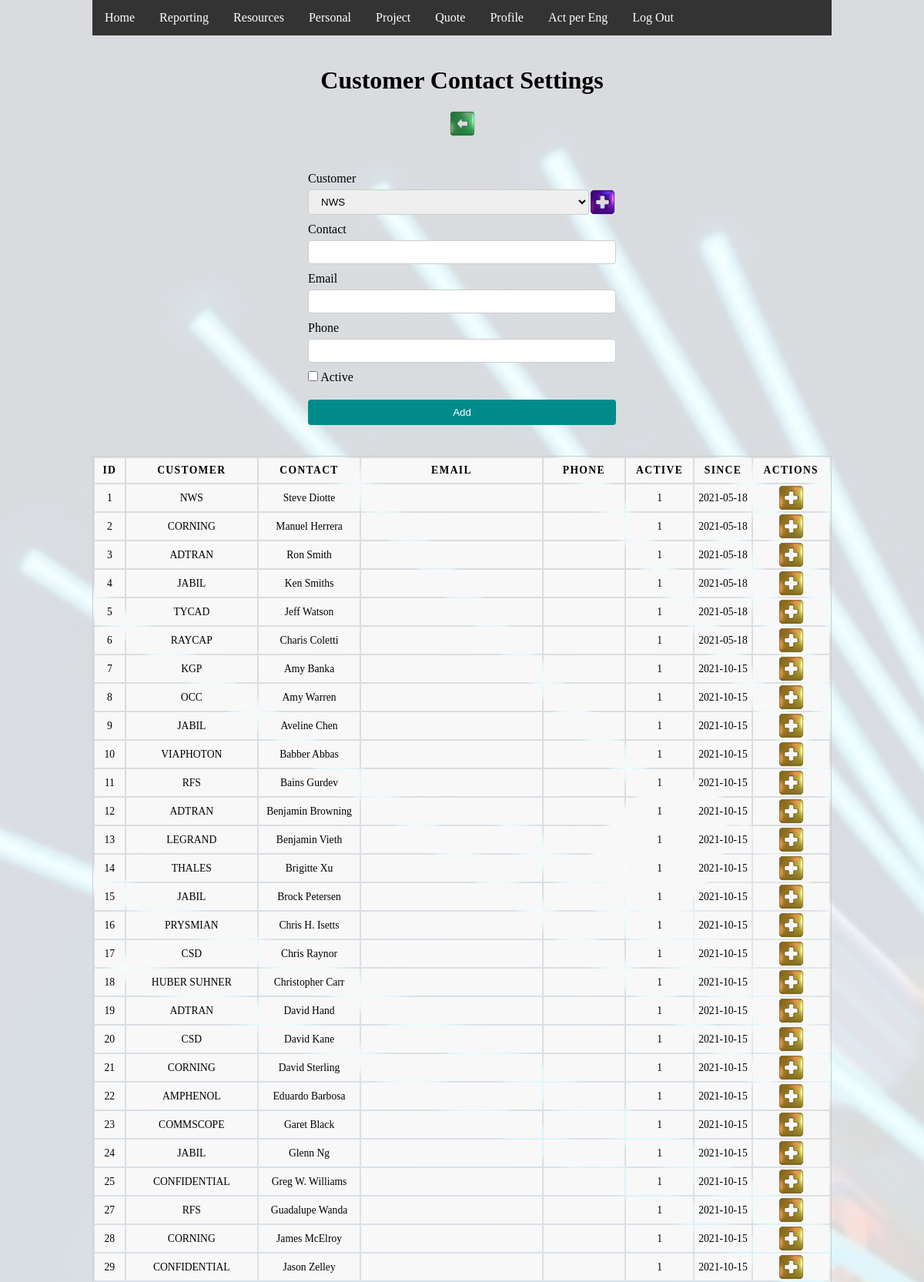
/cliente_contacto.php (signed in, upper part), run on the app's committed database.
### tables this page shows
CREATE TABLE `cliente_contacto` (
  `idClienteContacto` int(11) NOT NULL,
  `idCliente` int(11) NOT NULL,
  `nombre` varchar(50) NOT NULL,
  `activo` tinyint(1) NOT NULL,
  `email` varchar(50) DEFAULT NULL,
  `telefono` varchar(20) DEFAULT NULL,
  `fechaCrea` datetime NOT NULL DEFAULT current_timestamp()
);

CREATE TABLE `cliente` (
  `idCliente` int(11) NOT NULL,
  `nombreCliente` varchar(50) NOT NULL,
  `fechaCrea` datetime NOT NULL DEFAULT current_timestamp(),
  `comentarios` text DEFAULT NULL
);

### cliente_contacto.php (the view, shortened to what this page needs)
<?php
  include "inc/conexion.php";
  include "inc/header.php";
  $stmt = $dbh->prepare("SELECT idCliente, nombreCliente FROM cliente");
  $stmt->execute();
?>
<!DOCTYPE html>
    <div class="flex-container">
        <h1>Customer Contact Settings</h1>
        <a href='cotizacion_alta.php'>
            <div class='icon-container' style="margin: 20px 0px;">
                <div class='back-icon-green'></div>
            </div>
        </a>
        <form id="form_empleados" action="cliente_contacto_registro.php" method="post">
            <div class="input-field">
              <label for="cliente">Customer</label>
              <div class="">
                  <div class="inline-container">
                      <select name="cliente" required>
                      <?php
                          while ($resultado = $stmt->fetch()) {
                              ?>
                          <option value="<?php echo $resultado->idCliente; ?>">
                      <?php
                          echo $resultado->nombreCliente; ?>
                          </option>
                      <?php
                          }
                      ?>
                      </select>
                      <div class="icon-container">
                          <a href="cliente.php">
                              <div class="plus-icon"></div>
                          </a>
                      </div>
                  </div>
              </div>
            </div>
            <div class="input-field">
              <label for="contacto">Contact</label>
              <input name="contacto" type="text" id="contacto" required>
            </div>
            <div class="input-field">
              <label for="email">Email</label>
              <input name="email" type="email" id="email">
            </div>
            <div class="input-field">
              <label for="phone">Phone</label>
              <input name="phone" type="text" id="phone">
            </div>
            <div class="input-field">
                <div class="checkbox-container">
                    <input type="checkbox" id="activo" name="activo" value="1">
                    <label for="activo">Active</label><br>
                </div>
            </div>
            <input type="submit" value="Add">
        </form>
    </div>
    <div class="flex-container">
        <table>
            <thead>
                <tr>
                    <th>ID</th>
                    <th>Customer</th>
                    <th>Contact</th>
                    <th>Email</th>
                    <th>Phone</th>
                    <th>Active</th>
                    <th>Since</th>
                    <th>Actions</th>
                </tr>
            </thead>
        <?php
            $stmt = $dbh->prepare("SELECT idClienteContacto, cliente.nombreCliente, nombre, email, telefono, activo, DATE(cliente_contacto.fechaCrea) AS fechaCrea
                                  FROM cliente_contacto
                                  INNER JOIN cliente
                                  ON cliente_contacto.idCliente = cliente.idCliente");
            $stmt->execute();
            while ($resultado = $stmt->fetch()) {
                echo "<tr id='" . $resultado->idClienteContacto . "'>";
                echo "<td>". $resultado->idClienteContacto . "</td>";
                echo "<td>". $resultado->nombreCliente . "</td>";
                echo "<td>". $resultado->nombre . "</td>";
                echo "<td><span class='editSpan email'>" . $resultado->email . "</span>";
                echo "<input class='editInput email' type='text' name='email' value='" . $resultado->email . "' style='display: none;'></td>";
                echo "<td><span class='editSpan phone'>" . $resultado->telefono . "</span>";
                echo "<input class='editInput phone' type='text' name='phone' value='" . $resultado->telefono . "' style='display: none;'></td>";
                echo "<td>". $resultado->activo . "</td>";
                echo "<td>". $resultado->fechaCrea . "</td>";
                echo "<td>
                          <div class='' style='display: flex; justify-content: space-evenly;'>
                              <a class='editBtn' href='#' onclick='editMode(this)'>
                                  <div class='icon-container'>
                                      <div class='plus-icon-yellow'></div>
                                  </div>
                              </a>
                              <a class='guardarBtn' href='#' onclick='editarInfoContacto(this)' style='display: none;'>
                                  <div class='icon-container'>
                                      <div class='plus-icon-green'></div>
                                  </div>
                              </a>
                              <a class='deleteBtn' href='#' onclick='cancel(this)' style='display: none;'>
                                  <div class='icon-container'>
                                      <div class='cross-icon'></div>
                                  </div>
                              </a>
                          </div>
                      </td>";
                echo "</tr>";
            }
        ?>
        </table>
    </div>

### css/style1.css (style rules this page uses)
* { margin: 0; padding: 0; }
html { height: 100%; }
body { background-image: url("/images/fiberBG.jpg"); background-color: rgba(255,255,255,0.85); background-blend-mode: lighten; background-position: center; background-size: cover; display: flex; flex-direction: column; height: 100%; margin: 0; margin-left: 10%; margin-right: 10%; height: auto; padding-bottom: 200px; }
.flex-container { margin-top: 40px; display: flex; flex-wrap: wrap; flex-direction: column; align-items: center; }
.inline-container { width: 100%; align-items: center; display: inline-flex; padding: auto; }
.icon-container { width: auto; display: flex; justify-content: center; }
.icon-container div { height: 35px; width: 35px; }
a { text-decoration: none; }
form { margin-top: 20px; width: 25em; }
.input-field { margin-top: 5px; text-align: left; }
input[type=text], input[type=email], input[type=password], input[type=number], input[type=date], select { width: 100%; padding: 7px 12px; margin-top: 5px; margin-bottom: 5px; display: inline-block; border: 1px solid #ccc; border-radius: 4px; box-sizing: border-box; }
input[type=submit], input[type=button] { width: 100%; align-content: center; background-color: DarkCyan; color: white; padding: 9px 20px; margin-top: 20px; border: none; border-radius: 4px; cursor: pointer; }
table { border: 1px solid #ccc; margin: 0; padding: 0; width: 100%; }
table tr { background-color: #f8f8f8; border: 1px solid #ddd; }
table th, table td { font-size: .85em; text-align: center; }
table th { padding: .600em; font-size: .85em; letter-spacing: .1em; text-transform: uppercase; }
.plus-icon { background-image: url('/images/icons/plus-icon.png'); background-size: cover; }
.plus-icon-yellow { background-image: url('/images/icons/plus-icon-yellow.png'); background-size: cover; }
.back-icon-green { background-image: url('/images/icons/back-icon-green.png'); background-size: cover; }

### data on the page
cliente_contacto: idClienteContacto "1", idCliente.nombreCliente "NWS", nombre "Steve Diotte", activo "1", fechaCrea "2021-05-18"
cliente_contacto: idClienteContacto "2", idCliente.nombreCliente "CORNING", nombre "Manuel Herrera", activo "1", fechaCrea "2021-05-18"
cliente_contacto: idClienteContacto "3", idCliente.nombreCliente "ADTRAN", nombre "Ron Smith", activo "1", fechaCrea "2021-05-18"
cliente_contacto: idClienteContacto "4", idCliente.nombreCliente "JABIL", nombre "Ken Smiths", activo "1", fechaCrea "2021-05-18"
cliente_contacto: idClienteContacto "5", idCliente.nombreCliente "TYCAD", nombre "Jeff Watson", activo "1", fechaCrea "2021-05-18"
cliente_contacto: idClienteContacto "6", idCliente.nombreCliente "RAYCAP", nombre "Charis Coletti", activo "1", fechaCrea "2021-05-18"
cliente_contacto: idClienteContacto "7", idCliente.nombreCliente "KGP", nombre "Amy Banka", activo "1", fechaCrea "2021-10-15"
cliente_contacto: idClienteContacto "8", idCliente.nombreCliente "OCC", nombre "Amy Warren", activo "1", fechaCrea "2021-10-15"
cliente_contacto: idClienteContacto "9", idCliente.nombreCliente "JABIL", nombre "Aveline Chen", activo "1", fechaCrea "2021-10-15"
cliente_contacto: idClienteContacto "10", idCliente.nombreCliente "VIAPHOTON", nombre "Babber Abbas", activo "1", fechaCrea "2021-10-15"
cliente_contacto: idClienteContacto "11", idCliente.nombreCliente "RFS", nombre "Bains Gurdev", activo "1", fechaCrea "2021-10-15"
cliente_contacto: idClienteContacto "12", idCliente.nombreCliente "ADTRAN", nombre "Benjamin Browning", activo "1", fechaCrea "2021-10-15"
cliente_contacto: idClienteContacto "13", idCliente.nombreCliente "LEGRAND", nombre "Benjamin Vieth", activo "1", fechaCrea "2021-10-15"
cliente_contacto: idClienteContacto "14", idCliente.nombreCliente "THALES", nombre "Brigitte Xu", activo "1", fechaCrea "2021-10-15"
cliente_contacto: idClienteContacto "15", idCliente.nombreCliente "JABIL", nombre "Brock Petersen", activo "1", fechaCrea "2021-10-15"
cliente_contacto: idClienteContacto "16", idCliente.nombreCliente "PRYSMIAN", nombre "Chris H. Isetts", activo "1", fechaCrea "2021-10-15"
cliente_contacto: idClienteContacto "17", idCliente.nombreCliente "CSD", nombre "Chris Raynor", activo "1", fechaCrea "2021-10-15"
cliente_contacto: idClienteContacto "18", idCliente.nombreCliente "HUBER SUHNER", nombre "Christopher Carr", activo "1", fechaCrea "2021-10-15"
cliente_contacto: idClienteContacto "19", idCliente.nombreCliente "ADTRAN", nombre "David Hand", activo "1", fechaCrea "2021-10-15"
cliente_contacto: idClienteContacto "20", idCliente.nombreCliente "CSD", nombre "David Kane", activo "1", fechaCrea "2021-10-15"
cliente_contacto: idClienteContacto "21", idCliente.nombreCliente "CORNING", nombre "David Sterling", activo "1", fechaCrea "2021-10-15"
cliente_contacto: idClienteContacto "22", idCliente.nombreCliente "AMPHENOL", nombre "Eduardo Barbosa", activo "1", fechaCrea "2021-10-15"
cliente_contacto: idClienteContacto "23", idCliente.nombreCliente "COMMSCOPE", nombre "Garet Black", activo "1", fechaCrea "2021-10-15"
cliente_contacto: idClienteContacto "24", idCliente.nombreCliente "JABIL", nombre "Glenn Ng", activo "1", fechaCrea "2021-10-15"
cliente_contacto: idClienteContacto "25", idCliente.nombreCliente "CONFIDENTIAL", nombre "Greg W. Williams", activo "1", fechaCrea "2021-10-15"
cliente_contacto: idClienteContacto "27", idCliente.nombreCliente "RFS", nombre "Guadalupe Wanda", activo "1", fechaCrea "2021-10-15"
cliente_contacto: idClienteContacto "28", idCliente.nombreCliente "CORNING", nombre "James McElroy", activo "1", fechaCrea "2021-10-15"
cliente_contacto: idClienteContacto "29", idCliente.nombreCliente "CONFIDENTIAL", nombre "Jason Zelley", activo "1", fechaCrea "2021-10-15"

### other printed values
form field cliente "NWS"
